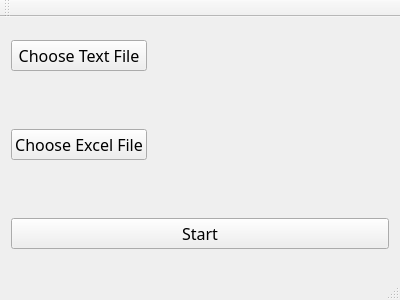
<?xml version="1.0" encoding="UTF-8"?>
<ui version="4.0">
 <class>momRobot</class>
 <widget class="QMainWindow" name="momRobot">
  <property name="geometry">
   <rect>
    <x>0</x>
    <y>0</y>
    <width>400</width>
    <height>300</height>
   </rect>
  </property>
  <property name="font">
   <font>
    <family>微软雅黑</family>
    <pointsize>12</pointsize>
   </font>
  </property>
  <property name="windowTitle">
   <string>momRobot</string>
  </property>
  <widget class="QWidget" name="centralWidget">
   <layout class="QGridLayout" name="gridLayout">
    <item row="0" column="1">
     <spacer name="horizontalSpacer">
      <property name="orientation">
       <enum>Qt::Horizontal</enum>
      </property>
      <property name="sizeHint" stdset="0">
       <size>
        <width>234</width>
        <height>20</height>
       </size>
      </property>
     </spacer>
    </item>
    <item row="3" column="0" colspan="2">
     <widget class="QLabel" name="excelFilePath">
      <property name="sizePolicy">
       <sizepolicy hsizetype="Preferred" vsizetype="Fixed">
        <horstretch>0</horstretch>
        <verstretch>0</verstretch>
       </sizepolicy>
      </property>
      <property name="text">
       <string/>
      </property>
     </widget>
    </item>
    <item row="2" column="0">
     <widget class="QPushButton" name="excelButton">
      <property name="sizePolicy">
       <sizepolicy hsizetype="Preferred" vsizetype="Fixed">
        <horstretch>0</horstretch>
        <verstretch>0</verstretch>
       </sizepolicy>
      </property>
      <property name="text">
       <string>Choose Excel File</string>
      </property>
     </widget>
    </item>
    <item row="2" column="1">
     <spacer name="horizontalSpacer_2">
      <property name="orientation">
       <enum>Qt::Horizontal</enum>
      </property>
      <property name="sizeHint" stdset="0">
       <size>
        <width>234</width>
        <height>20</height>
       </size>
      </property>
     </spacer>
    </item>
    <item row="1" column="0" colspan="2">
     <widget class="QLabel" name="textFilePath">
      <property name="sizePolicy">
       <sizepolicy hsizetype="Preferred" vsizetype="Fixed">
        <horstretch>0</horstretch>
        <verstretch>0</verstretch>
       </sizepolicy>
      </property>
      <property name="sizeIncrement">
       <size>
        <width>0</width>
        <height>0</height>
       </size>
      </property>
      <property name="text">
       <string/>
      </property>
     </widget>
    </item>
    <item row="0" column="0">
     <widget class="QPushButton" name="textButton">
      <property name="sizePolicy">
       <sizepolicy hsizetype="Preferred" vsizetype="Fixed">
        <horstretch>0</horstretch>
        <verstretch>0</verstretch>
       </sizepolicy>
      </property>
      <property name="font">
       <font>
        <family>微软雅黑</family>
        <pointsize>12</pointsize>
       </font>
      </property>
      <property name="styleSheet">
       <string notr="true">width: 30%;</string>
      </property>
      <property name="text">
       <string>Choose Text File</string>
      </property>
      <property name="flat">
       <bool>false</bool>
      </property>
     </widget>
    </item>
    <item row="4" column="0" colspan="2">
     <widget class="QPushButton" name="startButton">
      <property name="enabled">
       <bool>true</bool>
      </property>
      <property name="sizePolicy">
       <sizepolicy hsizetype="Preferred" vsizetype="Fixed">
        <horstretch>0</horstretch>
        <verstretch>0</verstretch>
       </sizepolicy>
      </property>
      <property name="sizeIncrement">
       <size>
        <width>0</width>
        <height>0</height>
       </size>
      </property>
      <property name="baseSize">
       <size>
        <width>0</width>
        <height>0</height>
       </size>
      </property>
      <property name="text">
       <string>Start</string>
      </property>
     </widget>
    </item>
   </layout>
  </widget>
  <widget class="QMenuBar" name="menuBar">
   <property name="geometry">
    <rect>
     <x>0</x>
     <y>0</y>
     <width>400</width>
     <height>27</height>
    </rect>
   </property>
  </widget>
  <widget class="QToolBar" name="mainToolBar">
   <attribute name="toolBarArea">
    <enum>TopToolBarArea</enum>
   </attribute>
   <attribute name="toolBarBreak">
    <bool>false</bool>
   </attribute>
  </widget>
  <widget class="QStatusBar" name="statusBar"/>
 </widget>
 <layoutdefault spacing="6" margin="11"/>
 <resources/>
 <connections/>
</ui>
